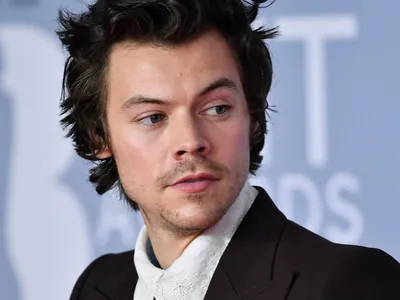
#> input picture resources/image.png, 400 x 300 px
$ python grayscaling.py
#> lines starting #> are read from the running program, lines starting #| are printed output that depends on the picture; after the words box and inside, x2 and y2 are one past the last pixel; in counts of white or black regions, pixels touching at a corner belong together
# 3 ways of grayscaling
# 1.  cvtColor
# 2. flag = 0 in imread
# 3. pixel manipulation

import cv2
img = cv2.imread("resources/image.png")
#> img is the input picture: shape (300, 400, 3); mean B, G, R 141.4, 129.5, 134.2
cv2.imshow("photo",img)

gray = cv2.cvtColor(img, cv2.COLOR_BGR2GRAY)
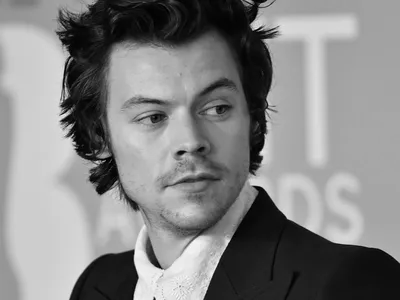
#> gray: shape (300, 400); min 0, max 248, mean 132.3
cv2.imshow("grayscale",gray)

blur = cv2.GaussianBlur(img,(7,7),0)   #blurring the image
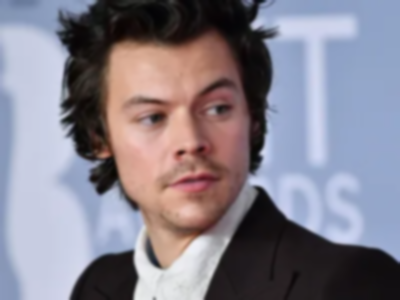
#> blur: shape (300, 400, 3); mean B, G, R 141.4, 129.5, 134.2
cv2.imshow("blurred image",blur)

canny = cv2.Canny(img,100,100) #edge detection.
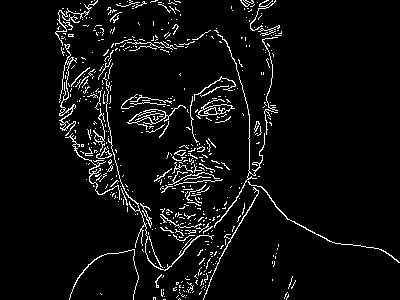
#> canny: shape (300, 400); 5.4% white in thin lines or dots, all inside (x1, y1, x2, y2) = (55, 0, 400, 300)
# further image functions like erode and dilation can be used to decrease or increase the thickness of the edge lines
cv2.imshow("canny", canny)

cv2.waitKey(0)
cv2.destroyAllWindows()
